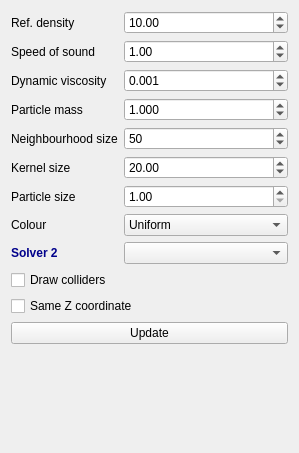
<?xml version="1.0" encoding="UTF-8"?>
<ui version="4.0">
 <class>WidgetFluid</class>
 <widget class="QWidget" name="WidgetFluid">
  <property name="geometry">
   <rect>
    <x>0</x>
    <y>0</y>
    <width>299</width>
    <height>453</height>
   </rect>
  </property>
  <property name="windowTitle">
   <string>Form</string>
  </property>
  <layout class="QFormLayout" name="formLayout">
   <item row="0" column="0">
    <widget class="QLabel" name="label_2">
     <property name="text">
      <string>Ref. density</string>
     </property>
    </widget>
   </item>
   <item row="0" column="1">
    <widget class="QDoubleSpinBox" name="density">
     <property name="singleStep">
      <double>0.100000000000000</double>
     </property>
     <property name="value">
      <double>10.000000000000000</double>
     </property>
    </widget>
   </item>
   <item row="1" column="0">
    <widget class="QLabel" name="label">
     <property name="text">
      <string>Speed of sound</string>
     </property>
    </widget>
   </item>
   <item row="1" column="1">
    <widget class="QDoubleSpinBox" name="sound_speed">
     <property name="maximum">
      <double>100.000000000000000</double>
     </property>
     <property name="value">
      <double>1.000000000000000</double>
     </property>
    </widget>
   </item>
   <item row="2" column="0">
    <widget class="QLabel" name="label_4">
     <property name="text">
      <string>Dynamic viscosity</string>
     </property>
    </widget>
   </item>
   <item row="2" column="1">
    <widget class="QDoubleSpinBox" name="viscosity">
     <property name="decimals">
      <number>3</number>
     </property>
     <property name="maximum">
      <double>50.000000000000000</double>
     </property>
     <property name="value">
      <double>0.001000000000000</double>
     </property>
    </widget>
   </item>
   <item row="3" column="0">
    <widget class="QLabel" name="label_3">
     <property name="text">
      <string>Particle mass</string>
     </property>
    </widget>
   </item>
   <item row="3" column="1">
    <widget class="QDoubleSpinBox" name="mass">
     <property name="decimals">
      <number>3</number>
     </property>
     <property name="minimum">
      <double>0.001000000000000</double>
     </property>
     <property name="maximum">
      <double>10000.000000000000000</double>
     </property>
     <property name="value">
      <double>1.000000000000000</double>
     </property>
    </widget>
   </item>
   <item row="4" column="0">
    <widget class="QLabel" name="label_7">
     <property name="text">
      <string>Neighbourhood size</string>
     </property>
    </widget>
   </item>
   <item row="4" column="1">
    <widget class="QSpinBox" name="neighbourhood_size">
     <property name="value">
      <number>50</number>
     </property>
    </widget>
   </item>
   <item row="5" column="0">
    <widget class="QLabel" name="label_8">
     <property name="text">
      <string>Kernel size</string>
     </property>
    </widget>
   </item>
   <item row="5" column="1">
    <widget class="QDoubleSpinBox" name="kernel_size">
     <property name="value">
      <double>20.000000000000000</double>
     </property>
    </widget>
   </item>
   <item row="7" column="1">
    <widget class="QComboBox" name="colour">
     <item>
      <property name="text">
       <string>Uniform</string>
      </property>
     </item>
     <item>
      <property name="text">
       <string>Neighbourhood</string>
      </property>
     </item>
     <item>
      <property name="text">
       <string>Density</string>
      </property>
     </item>
     <item>
      <property name="text">
       <string>Pressure</string>
      </property>
     </item>
    </widget>
   </item>
   <item row="8" column="0">
    <widget class="QLabel" name="label_6">
     <property name="styleSheet">
      <string notr="true">font-weight:bold;color:darkblue</string>
     </property>
     <property name="text">
      <string>Solver 2</string>
     </property>
    </widget>
   </item>
   <item row="8" column="1">
    <widget class="QComboBox" name="solver2"/>
   </item>
   <item row="9" column="0" colspan="2">
    <widget class="QCheckBox" name="draw_colliders">
     <property name="text">
      <string>Draw colliders</string>
     </property>
    </widget>
   </item>
   <item row="10" column="0" colspan="2">
    <widget class="QCheckBox" name="sameZ">
     <property name="text">
      <string>Same Z coordinate</string>
     </property>
    </widget>
   </item>
   <item row="11" column="0" colspan="2">
    <widget class="QPushButton" name="update">
     <property name="text">
      <string>Update</string>
     </property>
    </widget>
   </item>
   <item row="6" column="1">
    <widget class="QDoubleSpinBox" name="particle_size">
     <property name="minimum">
      <double>1.000000000000000</double>
     </property>
     <property name="maximum">
      <double>100.000000000000000</double>
     </property>
    </widget>
   </item>
   <item row="6" column="0">
    <widget class="QLabel" name="label_9">
     <property name="text">
      <string>Particle size</string>
     </property>
    </widget>
   </item>
   <item row="7" column="0">
    <widget class="QLabel" name="label_5">
     <property name="text">
      <string>Colour</string>
     </property>
    </widget>
   </item>
  </layout>
 </widget>
 <resources/>
 <connections/>
</ui>
